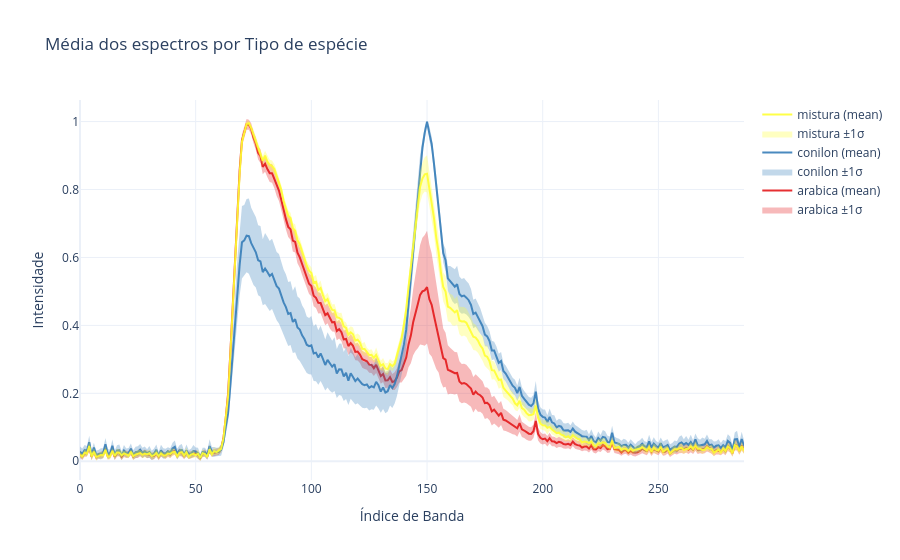

The notebook cell saved with this chart:
### Code cell
fig = plot_curve_mean(df,
                      'specie_type',
                      description='Média dos espectros por Tipo de espécie') 
fig.show()

### Figure 1 — Plotly figure (JSON) as saved in the notebook; plotly's stock layout.template omitted (floating-point values rounded to 4 significant figures; data arrays with more than 128 entries replaced by an {"elided": "..."} marker saying what was removed)
{"data": [{"hoverinfo": "skip", "line": {"width": 0}, "mode": "lines", "showlegend": false, "type": "scatter", "x": {"elided": "288 int values"}, "y": {"elided": "288 float values"}}, {"fill": "tonexty", "fillcolor": "rgba(228, 26, 28, 0.3)", "hoverinfo": "skip", "line": {"width": 0}, "mode": "lines", "name": "arabica ±1σ", "type": "scatter", "x": {"elided": "288 int values"}, "y": {"elided": "288 float values"}}, {"line": {"color": "rgba(228, 26, 28, 0.9)", "width": 2}, "mode": "lines", "name": "arabica (mean)", "type": "scatter", "x": {"elided": "288 int values"}, "y": {"elided": "288 float values"}}, {"hoverinfo": "skip", "line": {"width": 0}, "mode": "lines", "showlegend": false, "type": "scatter", "x": {"elided": "288 int values"}, "y": {"elided": "288 float values"}}, {"fill": "tonexty", "fillcolor": "rgba(55, 126, 184, 0.3)", "hoverinfo": "skip", "line": {"width": 0}, "mode": "lines", "name": "conilon ±1σ", "type": "scatter", "x": {"elided": "288 int values"}, "y": {"elided": "288 float values"}}, {"line": {"color": "rgba(55, 126, 184, 0.9)", "width": 2}, "mode": "lines", "name": "conilon (mean)", "type": "scatter", "x": {"elided": "288 int values"}, "y": {"elided": "288 float values"}}, {"hoverinfo": "skip", "line": {"width": 0}, "mode": "lines", "showlegend": false, "type": "scatter", "x": {"elided": "288 int values"}, "y": {"elided": "288 float values"}}, {"fill": "tonexty", "fillcolor": "rgba(255, 255, 51, 0.3)", "hoverinfo": "skip", "line": {"width": 0}, "mode": "lines", "name": "mistura ±1σ", "type": "scatter", "x": {"elided": "288 int values"}, "y": {"elided": "288 float values"}}, {"line": {"color": "rgba(255, 255, 51, 0.9)", "width": 2}, "mode": "lines", "name": "mistura (mean)", "type": "scatter", "x": {"elided": "288 int values"}, "y": {"elided": "288 float values"}}], "layout": {"title": {"text": "Média dos espectros por Tipo de espécie"}, "xaxis": {"title": {"text": "Índice de Banda"}}, "yaxis": {"title": {"text": "Intensidade"}}}}
